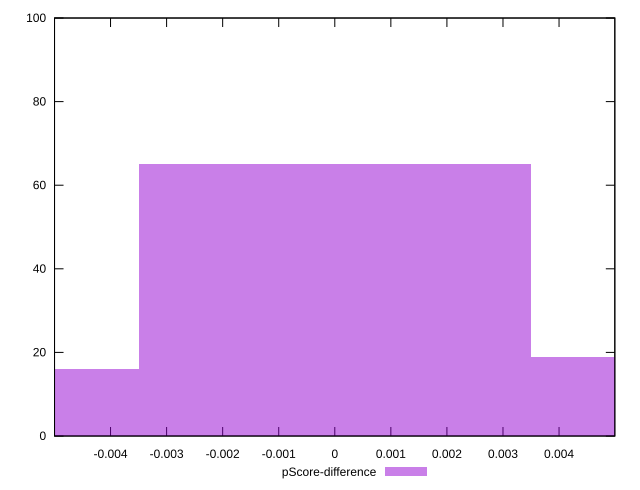

This figure's gnuplot source:
reset

$pScoreDifference <<EOF
0 65
0.006987670583439786 19
-0.006987670583439786 16
EOF

set key outside below
set boxwidth 0.006987670583439786
set xrange [-0.004998969807183062:0.004994975928147127]
set yrange [0:100]
set trange [0:100]
set style fill transparent solid 0.5 noborder
set terminal svg size 640, 490 enhanced background rgb 'white'
set output "report_00014_2021-02-09T15:56:05.503Z/speed-index/samples/pages+cached/pScore-difference/histogram.svg"

plot $pScoreDifference title "pScore-difference" with boxes

reset
